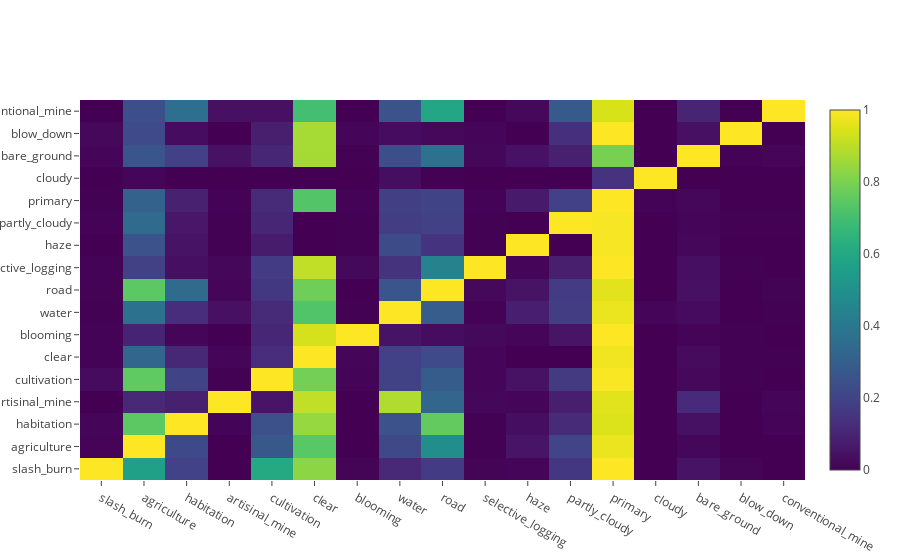

The code cell stored with this chart in its notebook:
### Code cell
def make_coocurence_matrix(labels):
    numeric_df = labels_df[labels];
    c_matrix = numeric_df.T.dot(numeric_df)
    scaler = MinMaxScaler()
    c_matrix.loc[:,:] = scaler.fit_transform(c_matrix) 
    data = [go.Heatmap(z=c_matrix.T.values.tolist(), x = list(c_matrix[:0][:]), y=list(c_matrix[:0][:]), colorscale='Viridis')]
    layout = go.Layout(height = 600, width =500, title='Co-occurence matrix of training labels')
    fig = dict(data=data, layout=layout)
    py.iplot(data)
    return c_matrix


# Compute the occurence matrix
make_coocurence_matrix(labels_list)

### Figure 1 — Plotly figure (JSON) as saved in the notebook; plotly's stock layout.template omitted (floating-point values rounded to 4 significant figures; data arrays with more than 128 entries replaced by an {"elided": "..."} marker saying what was removed)
{"data": [{"colorscale": "Viridis", "type": "heatmap", "x": ["slash_burn", "agriculture", "habitation", "artisinal_mine", "cultivation", "clear", "blooming", "water", "road", "selective_logging", "haze", "partly_cloudy", "primary", "cloudy", "bare_ground", "blow_down", "conventional_mine"], "y": ["slash_burn", "agriculture", "habitation", "artisinal_mine", "cultivation", "clear", "blooming", "water", "road", "selective_logging", "haze", "partly_cloudy", "primary", "cloudy", "bare_ground", "blow_down", "conventional_mine"], "z": {"elided": "17x17 float values"}}], "layout": {}}
